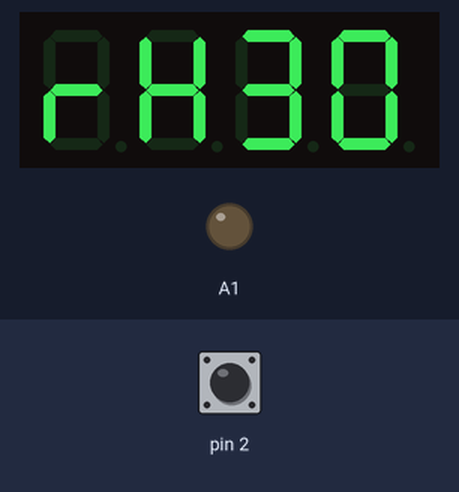
The sketch below on a simulated Arduino Uno, built with avr-gcc and run on an emulated ATmega328P. Parts: 4-digit seven-segment display, output pins drawn as LEDs (lit = HIGH). Wiring (inferred from the names in the program): 4-digit 7-segment display, segments lit when HIGH: segments pin 7, pin 8, pin 9, pin 10, pin 11, pin 12, pin 13; digit selects pin 6, pin 5, pin 4, pin 3. The test bench sets the inputs (shaded band); at power-on: pin 2 LOW. The segment pins are drawn as the display they are named for; pins used as bus, display or sensor lines are not drawn.

Above: at 1.2 s.
1.3 s: pin 2 driven HIGH
At 2.5 s:
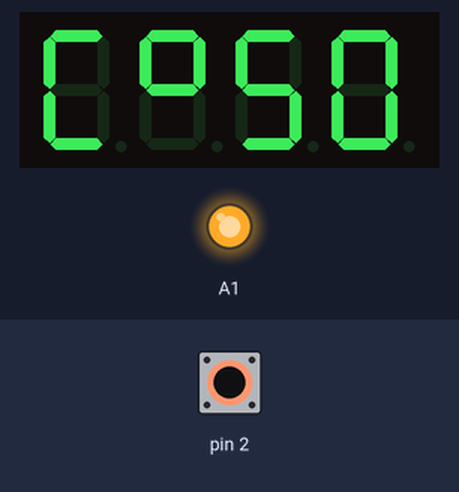
2.8 s: pin 2 pulsed LOW 2 times (0.12 s each, 0.3 s apart)
At 3.24 s:
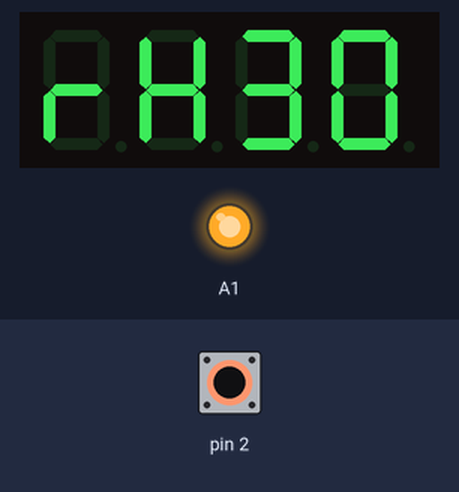
Timing chart, 0 to 5.8 s (numbered marks = the images above; inputs shaded):
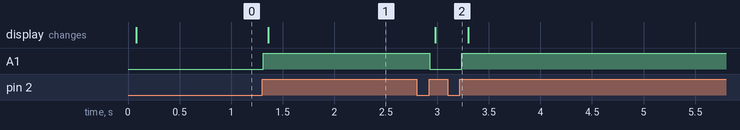

Measured:
- after the input at 1.3 s, A1: LOW → HIGH at once; the display: changes after 0.06 s (image 1)
- after the input at 2.8 s, A1: HIGH → LOW after 0.13 s, → HIGH 0.31 s later; the display: changes after 0.18 s (image 2)

The sketch:

SensorDTH11.ino
```cpp
#include <DHT.h>

#define DHT11_PIN A0   // what pin we're connected to
#define DHTTYPE DHT11  // DHT 11
DHT dht(DHT11_PIN, DHTTYPE);

int a = 7;
int b = 8;
int c = 9;
int d = 10;
int e = 11;
int f = 12;
int g = 13;
int GND1 = 3;
int GND2 = 4;
int GND3 = 5;
int GND4 = 6;
int dig1 = 0;
int dig2 = 0;
int dig3 = 0;
int dig4 = 0;
int Temp;
int Humi;
int i;
int j;

bool estadoAnterior = false;
unsigned long tiempoAnterior = 0;
const unsigned long intervalo = 20;  // tiempo en milisegundos entre cambios de estado de salida
int salida = 0;

void setup() {
  dht.begin();

  pinMode(a, OUTPUT);
  pinMode(b, OUTPUT);
  pinMode(c, OUTPUT);
  pinMode(d, OUTPUT);
  pinMode(e, OUTPUT);
  pinMode(f, OUTPUT);
  pinMode(g, OUTPUT);
  pinMode(GND1, OUTPUT);
  pinMode(GND2, OUTPUT);
  pinMode(GND3, OUTPUT);
  pinMode(GND4, OUTPUT);
  pinMode(2, INPUT);
  pinMode(A1, OUTPUT);
}

void DisplayNumber(int x) {
  switch (x) {
    case 0: zero(); break;
    case 1: one(); break;
    case 2: two(); break;
    case 3: three(); break;
    case 4: four(); break;
    case 5: five(); break;
    case 6: six(); break;
    case 7: seven(); break;
    case 8: eight(); break;
    case 9: nine(); break;
    case 10: o(); break;
    case 11: C(); break;
    case 12: hr(); break;
    case 13: hr1(); break;
  }
}

void zero() {
  digitalWrite(a, HIGH);
  digitalWrite(b, HIGH);
  digitalWrite(c, HIGH);
  digitalWrite(d, HIGH);
  digitalWrite(e, HIGH);
  digitalWrite(f, HIGH);
  digitalWrite(g, LOW);
}

void one() {
  digitalWrite(a, LOW);
  digitalWrite(b, HIGH);
  digitalWrite(c, HIGH);
  digitalWrite(d, LOW);
  digitalWrite(e, LOW);
  digitalWrite(f, LOW);
  digitalWrite(g, LOW);
}

void two() {
  digitalWrite(a, HIGH);
  digitalWrite(b, HIGH);
  digitalWrite(c, LOW);
  digitalWrite(d, HIGH);
  digitalWrite(e, HIGH);
  digitalWrite(f, LOW);
  digitalWrite(g, HIGH);
}

void three() {
  digitalWrite(a, HIGH);
  digitalWrite(b, HIGH);
  digitalWrite(c, HIGH);
  digitalWrite(d, HIGH);
  digitalWrite(e, LOW);
  digitalWrite(f, LOW);
  digitalWrite(g, HIGH);
}

void four() {
  digitalWrite(a, LOW);
  digitalWrite(b, HIGH);
  digitalWrite(c, HIGH);
  digitalWrite(d, LOW);
  digitalWrite(e, LOW);
  digitalWrite(f, HIGH);
  digitalWrite(g, HIGH);
}

void five() {
  digitalWrite(a, HIGH);
  digitalWrite(b, LOW);
  digitalWrite(c, HIGH);
  digitalWrite(d, HIGH);
  digitalWrite(e, LOW);
  digitalWrite(f, HIGH);
  digitalWrite(g, HIGH);
}

void six() {
  digitalWrite(a, HIGH);
  digitalWrite(b, LOW);
  digitalWrite(c, HIGH);
  digitalWrite(d, HIGH);
  digitalWrite(e, HIGH);
  digitalWrite(f, HIGH);
  digitalWrite(g, HIGH);
}

void seven() {
  digitalWrite(a, HIGH);
  digitalWrite(b, HIGH);
  digitalWrite(c, HIGH);
  digitalWrite(d, LOW);
  digitalWrite(e, LOW);
  digitalWrite(f, LOW);
  digitalWrite(g, LOW);
}

void eight() {
  digitalWrite(a, HIGH);
  digitalWrite(b, HIGH);
  digitalWrite(c, HIGH);
  digitalWrite(d, HIGH);
  digitalWrite(e, HIGH);
  digitalWrite(f, HIGH);
  digitalWrite(g, HIGH);
}

void nine() {
  digitalWrite(a, HIGH);
  digitalWrite(b, HIGH);
  digitalWrite(c, HIGH);
  digitalWrite(d, HIGH);
  digitalWrite(e, LOW);
  digitalWrite(f, HIGH);
  digitalWrite(g, HIGH);
}

void o() {
  digitalWrite(a, HIGH);
  digitalWrite(b, HIGH);
  digitalWrite(c, LOW);
  digitalWrite(d, LOW);
  digitalWrite(e, LOW);
  digitalWrite(f, HIGH);
  digitalWrite(g, HIGH);
}

void C() {
  digitalWrite(a, HIGH);
  digitalWrite(b, LOW);
  digitalWrite(c, LOW);
  digitalWrite(d, HIGH);
  digitalWrite(e, HIGH);
  digitalWrite(f, HIGH);
  digitalWrite(g, LOW);
}

void hr() {
  digitalWrite(a, LOW);
  digitalWrite(b, HIGH);
  digitalWrite(c, HIGH);
  digitalWrite(d, LOW);
  digitalWrite(e, HIGH);
  digitalWrite(f, HIGH);
  digitalWrite(g, HIGH);
}

void hr1() {
  digitalWrite(a, LOW);
  digitalWrite(b, LOW);
  digitalWrite(c, LOW);
  digitalWrite(d, LOW);
  digitalWrite(e, HIGH);
  digitalWrite(f, LOW);
  digitalWrite(g, HIGH);
}

void loop() {

  bool estado = digitalRead(2);
  unsigned long tiempoActual = millis();

  if (estado && !estadoAnterior && (tiempoActual - tiempoAnterior) > intervalo) {
    salida = 1 - salida;
    tiempoAnterior = tiempoActual;
  }

  estadoAnterior = estado;

  if (salida == 1) {
    digitalWrite(A1, HIGH);
    Temp = 5;
    dig1 = (int)Temp / 10;
    dig2 = Temp - (dig1 * 10);
    dig3 = 10;
    dig4 = 11;
  } else {
    digitalWrite(A1, LOW);
    Humi = 3;
    dig1 = (int)Humi / 10;
    dig2 = (int)Humi - (dig1 * 10);
    dig3 = 12;
    dig4 = 13;

  }

  digitalWrite(GND4, LOW);  //digit 4
  DisplayNumber(dig4);
  delay(4);
  digitalWrite(GND4, HIGH);

  digitalWrite(GND3, LOW);  //digit 3
  DisplayNumber(dig3);
  delay(4);
  digitalWrite(GND3, HIGH);

  digitalWrite(GND2, LOW);  //digit 2
  DisplayNumber(dig2);
  delay(4);
  digitalWrite(GND2, HIGH);

  digitalWrite(GND1, LOW);  //digit 1
  DisplayNumber(dig1);
  delay(4);
  digitalWrite(GND1, HIGH);
}
```
